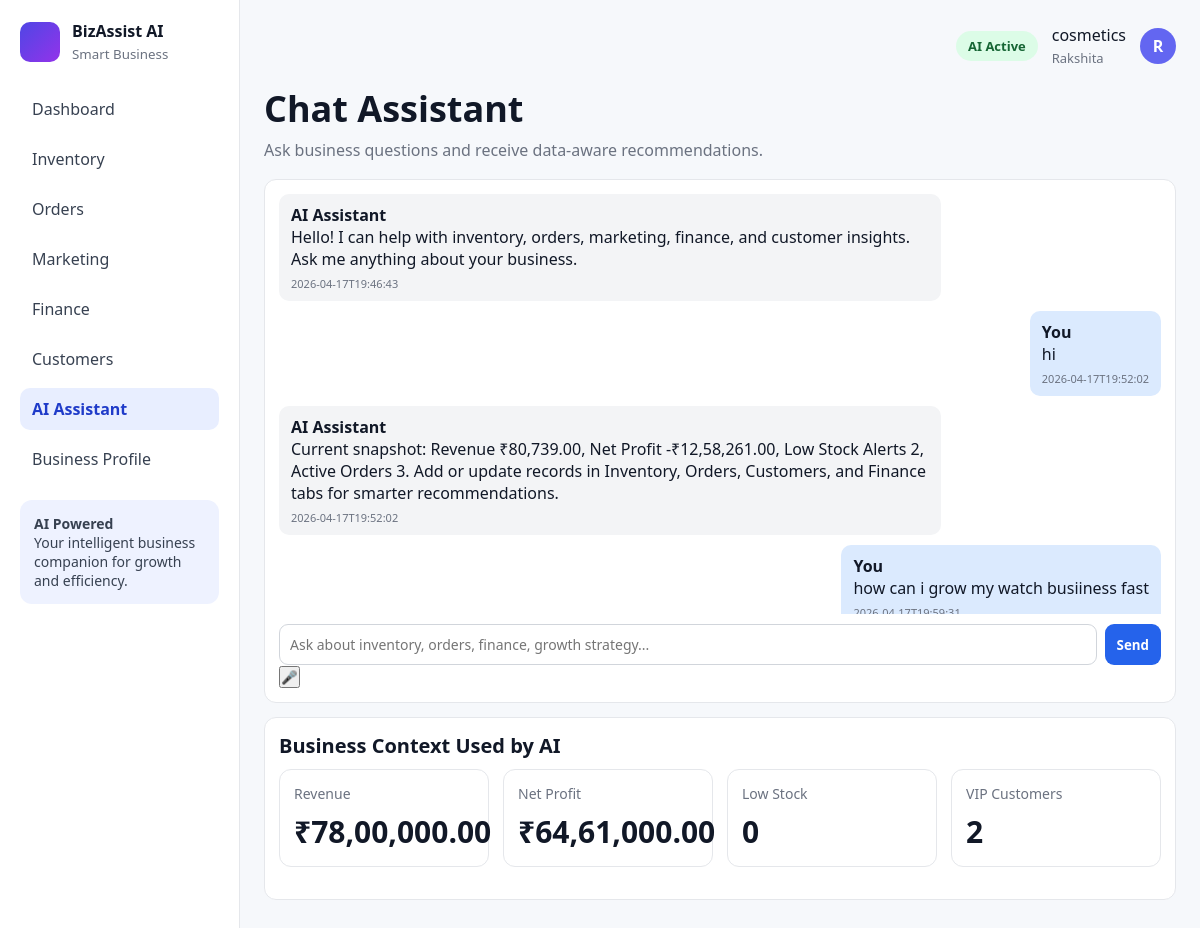
/assistant (signed in), run on an earlier commit of the app's database.
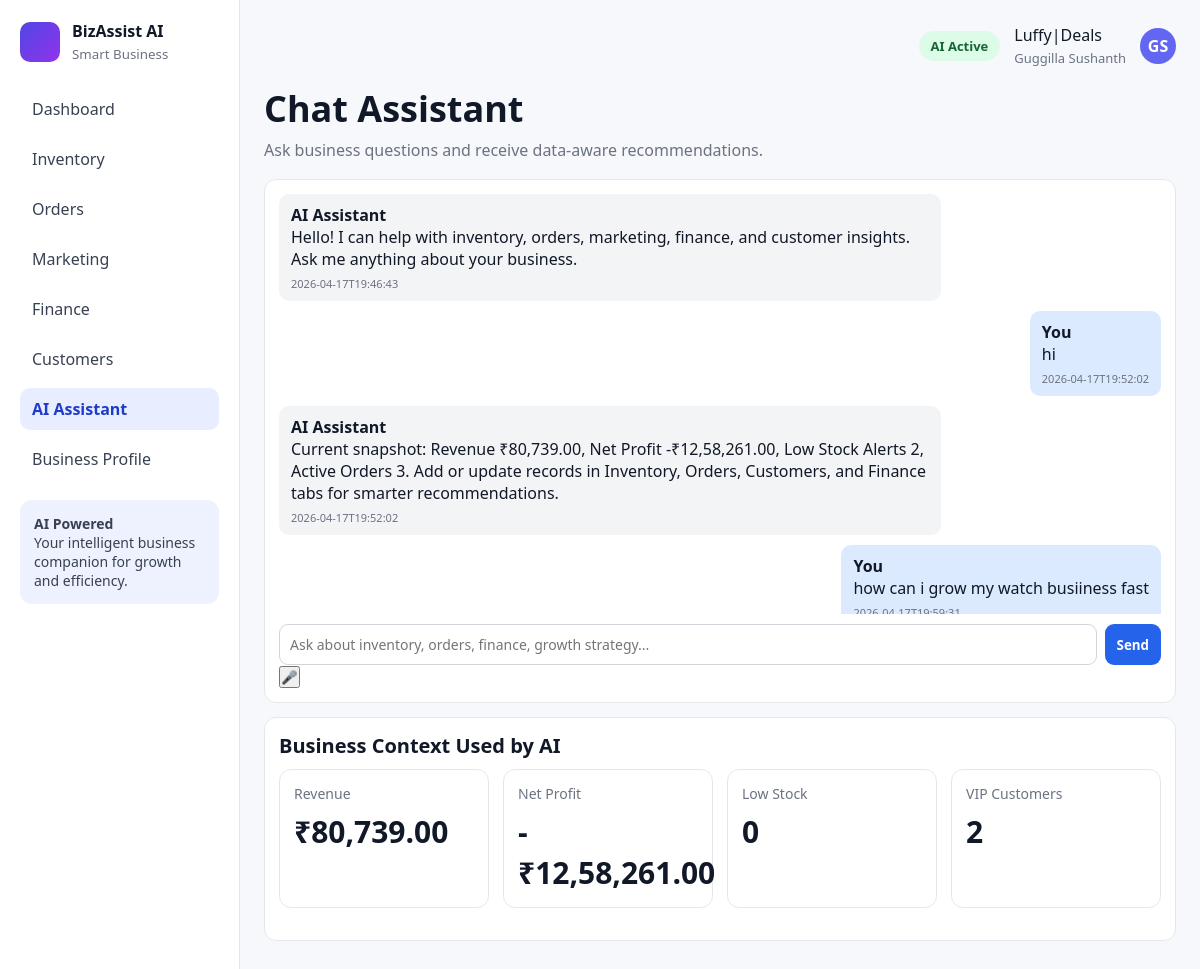
And on a later commit of the database.
### tables this page shows
CREATE TABLE business_profile (
            id INTEGER PRIMARY KEY CHECK (id = 1),
            owner_name TEXT NOT NULL,
            business_name TEXT NOT NULL,
            email TEXT NOT NULL,
            phone TEXT NOT NULL,
            business_type TEXT NOT NULL,
            monthly_revenue REAL NOT NULL DEFAULT 0,
            monthly_expenses REAL NOT NULL DEFAULT 0,
            marketing_spend REAL NOT NULL DEFAULT 0,
            growth_target REAL NOT NULL DEFAULT 0
        , account_type TEXT NOT NULL DEFAULT 'business', location TEXT NOT NULL DEFAULT '');

### app.py (the view, shortened to what this page needs)
@app.route("/assistant", methods=["GET", "POST"])
def assistant():
    if not business_profile_required():
        return redirect(url_for("root"))
    redir = require_business_user()
    if redir:
        return redir
    conn = get_db_connection()
    messages = conn.execute(
        "SELECT * FROM assistant_messages ORDER BY id ASC LIMIT 30"
    ).fetchall()
    metrics = query_metrics(conn)
    conn.close()
    return render_template(
        "assistant.html",
        active_page="assistant",
        messages=messages,
        metrics=metrics,
    )

### app.py (called while the page is built)
def get_db_connection():
    conn = sqlite3.connect("database.db")
    conn.row_factory = sqlite3.Row
    return conn

def format_inr(value):
    try:
        amount = float(value or 0)
    except (TypeError, ValueError):
        amount = 0
    sign = "-" if amount < 0 else ""
    amount = abs(amount)
    integer = int(amount)
    decimal = f"{amount:.2f}".split(".")[1]
    s = str(integer)
    if len(s) > 3:
        head = s[:-3]
        tail = s[-3:]
        chunks = []
        while len(head) > 2:
            chunks.insert(0, head[-2:])
            head = head[:-2]
        if head:
            chunks.insert(0, head)
        s = ",".join(chunks + [tail])
    return f"{sign}₹{s}.{decimal}"

def get_business_profile(conn):
    return conn.execute("SELECT * FROM business_profile WHERE id = 1").fetchone()

def get_account_type(profile):
    if not profile:
        return None
    try:
        raw = profile["account_type"]
    except (KeyError, IndexError):
        raw = None
    t = (raw or "business").strip().lower()
    return t if t in ("business", "personal") else "business"

### templates/assistant.html (shortened to what this page needs)
 {% extends "base.html" %}
{% block content %}
<h1 class="page-title">Chat Assistant</h1>
<p class="page-subtitle">Ask business questions and receive data-aware recommendations.</p>
<div class="panel">
    <div class="chat-feed">
        {% for msg in messages %}
        <div class="msg {{ msg['role'] }}">
            <b>{{ "You" if msg["role"] == "user" else "AI Assistant" }}</b>
            <div>{{ msg["message"] }}</div>
            <small>{{ msg["created_at"] }}</small>
        </div>
        {% endfor %}
    </div>
    <form method="post" style="display:flex; gap:8px;">
        <input class="input" name="message" placeholder="Ask about inventory, orders, finance, growth strategy..." required>
        <button class="btn btn-primary" type="submit">Send</button>
    </form>
    <button onclick="startVoice()">🎤</button>
</div>
<div class="panel">
    <h3 class="section-title">Business Context Used by AI</h3>
    <div class="cards">
        <div class="card"><h3>Revenue</h3><div class="metric">{{ metrics.revenue|inr }}</div></div>
        <div class="card"><h3>Net Profit</h3><div class="metric">{{ metrics.net_profit|inr }}</div></div>
        <div class="card"><h3>Low Stock</h3><div class="metric">{{ metrics.low_stock }}</div></div>
        <div class="card"><h3>VIP Customers</h3><div class="metric">{{ metrics.vip_customers }}</div></div>
    </div>
</div>
{% endblock %}

### templates/base.html (shortened to what this page needs)
<!DOCTYPE html>
<html lang="en">
<head>
</head>
<body>
<div class="app">
    <aside class="sidebar">
        <div class="logo">
            <div class="logo-icon"></div>
            <div>
                <div><b>BizAssist AI</b></div>
                <small>Smart Business</small>
            </div>
        </div>
        <nav class="nav">
            {% if is_personal_account %}
            <a href="/marketing" class="{{ 'active' if active_page == 'marketing' else '' }}">Local offers</a>
            <a href="/business-profile" class="{{ 'active' if active_page == 'business_profile' else '' }}">My account</a>
            {% else %}
            <a href="/dashboard" class="{{ 'active' if active_page == 'dashboard' else '' }}">Dashboard</a>
            <a href="/inventory" class="{{ 'active' if active_page == 'inventory' else '' }}">Inventory</a>
            <a href="/orders" class="{{ 'active' if active_page == 'orders' else '' }}">Orders</a>
            <a href="/marketing" class="{{ 'active' if active_page == 'marketing' else '' }}">Marketing</a>
            <a href="/finance" class="{{ 'active' if active_page == 'finance' else '' }}">Finance</a>
            <a href="/customers" class="{{ 'active' if active_page == 'customers' else '' }}">Customers</a>
            <a href="/assistant" class="{{ 'active' if active_page == 'assistant' else '' }}">AI Assistant</a>
            <a href="/business-profile" class="{{ 'active' if active_page == 'business_profile' else '' }}">Business Profile</a>
            {% endif %}
        </nav>
        <div class="promo">
            <b>AI Powered</b>
            <p>Your intelligent business companion for growth and efficiency.</p>
        </div>
    </aside>
    <main class="content">
        <div class="topbar">
            <span class="pill">AI Active</span>
            <div>{{ business_name }}<br><span class="muted">{{ owner_name }}</span></div>
            <details class="user-menu">
                <summary title="Account">{{ avatar_text }}</summary>
            </details>
        </div>
        {% block content %}{% endblock %}
    </main>
</div>
</body>
</html>

What changed in the data, as far as the page shows it:
changed business_profile: business_name "cosmetics" → "Luffy|Deals"; owner_name "Rakshita" → "Guggilla Sushanth"; revenue|inr "₹78,00,000.00" → (not shown)
Also different on the page:
{{ avatar_text }}: "R" → "GS"
{{ metrics.revenue|inr }}: (not shown) → "₹80,739.00"
{{ metrics.net_profit|inr }}: "₹64,61,000.00" → "-₹12,58,261.00"
